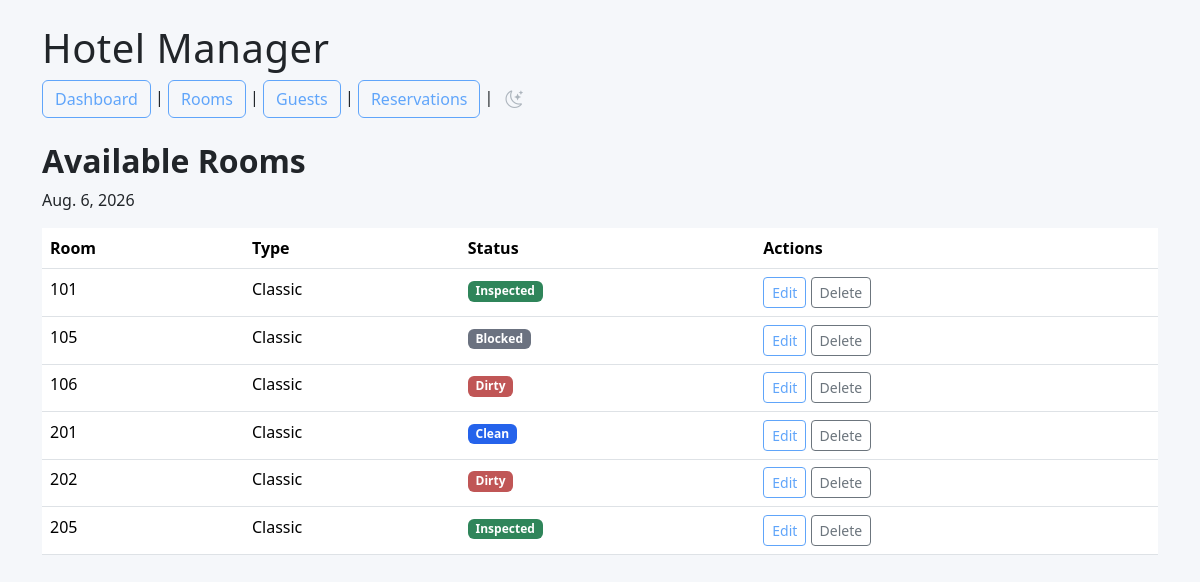
The app's page /rooms/available/?date=2026-08-06 with its own data.
### rooms/models.py (models this page shows, shortened)
class Room(models.Model):
    class RoomType(models.TextChoices):
        CLASSIC = "Classic", "Classic"
    class Status(models.TextChoices):
        CLEAN = "CL", "Clean"
        DIRTY = "DI", "Dirty"
        INSPECTED = "IN", "Inspected"
        BLOCKED = "BL", "Blocked"
        OCCUPIED = "OC", "occupied"
    number = models.IntegerField(unique=True)
    room_type = models.CharField(
        max_length=20,
        choices=RoomType.choices
        )
    capacity = models.IntegerField()
    price_per_night = models.DecimalField(
        max_digits=8,
        decimal_places=2
    )
    status = models.CharField(
        max_length=2,
        choices=Status.choices,
        default=Status.CLEAN
        )

### rooms/views.py (the view)
# urls.py: path("available/", views.available_rooms, name="available_rooms",),
def available_rooms(request):
    selected_date = request.GET.get("date")
    if selected_date:
        selected_date = date.fromisoformat(selected_date)
    else:
        selected_date = date.today()
    occupied_rooms = Reservation.objects.filter(
        check_in__lte=selected_date,
        check_out__gt=selected_date,
        status__in=[
            Reservation.Status.RESERVED,
            Reservation.Status.CHECKIN,
        ],
    ).values_list("room_id", flat=True)
    rooms = Room.objects.exclude(
        id__in=occupied_rooms
    ).order_by("number")
    return render(
        request,
        "rooms/available_rooms.html",
        {
            "rooms": rooms,
            "selected_date": selected_date,
        },
    )

### rooms/templates/rooms/available_rooms.html
{% extends "base.html" %}
{% block content %}
<h2>Available Rooms</h2>
<p>{{ selected_date }}</p>
<table class="table table-hover">
    <thead>
        <tr>
            <th>Room</th>
            <th>Type</th>
            <th>Status</th>
            <th>Actions</th>
        </tr>
    </thead>
    <tbody>
        {% for room in rooms %}
        <tr>
            <td>{{ room.number }}</td>
            <td>{{ room.room_type }}</td>
            <td>
                {% if room.status == "CL" %}
                <span class="badge badge-clean">Clean</span>
                {% elif room.status == "DI" %}
                <span class="badge badge-dirty">Dirty</span>
                {% elif room.status == "IN" %}
                <span class="badge badge-inspected">Inspected</span>
                {% elif room.status == "BL" %}
                <span class="badge badge-blocked">Blocked</span>
                {% endif %}
            </td>
             <td>
            <a href="{% url 'room_update' room.id %}" class="btn btn-outline-primary btn-sm">
                Edit
            </a>
            <a href="{% url 'room_delete' room.id %}" class="btn btn-outline-secondary btn-sm">
                Delete
            </a>
        </td>
        <tr>
        {% empty %}
        <tr>
            <td colspan="3">No available rooms.</td>
        </tr>
        {% endfor %}
    </tbody>
</table>
{% endblock %}

### static/css/style.css (style rules this page uses)
body { background-color: #f5f7fa; color: #212529; transition: 0.3s; }
.card, .table, .form-control, .form-select { transition: 0.3s; }
.badge-clean { background-color: #2563eb; color: white; }
.badge-dirty { background-color: #c05656; color: white; }
.badge-blocked { background-color: #6b7280; color: white; }
.badge-inspected { background-color: #2f855a; color: white; }
h2 { font-weight:700; letter_spacing:.3px; margin-botton:25px; }
th { font-weight:600; }
.btn-outline-primary { color:#60a5fa; border-color:#60a5fa; }
.table tbody tr { transition: .2s; }

### records on screen
Room: number "101", room_type "Classic", status "Inspected"
Room: number "105", room_type "Classic", status "Blocked"
Room: number "106", room_type "Classic", status "Dirty"
Room: number "201", room_type "Classic", status "Clean"
Room: number "202", room_type "Classic", status "Dirty"
Room: number "205", room_type "Classic", status "Inspected"

### other values on screen
{{ selected_date }} "Aug. 6, 2026"
